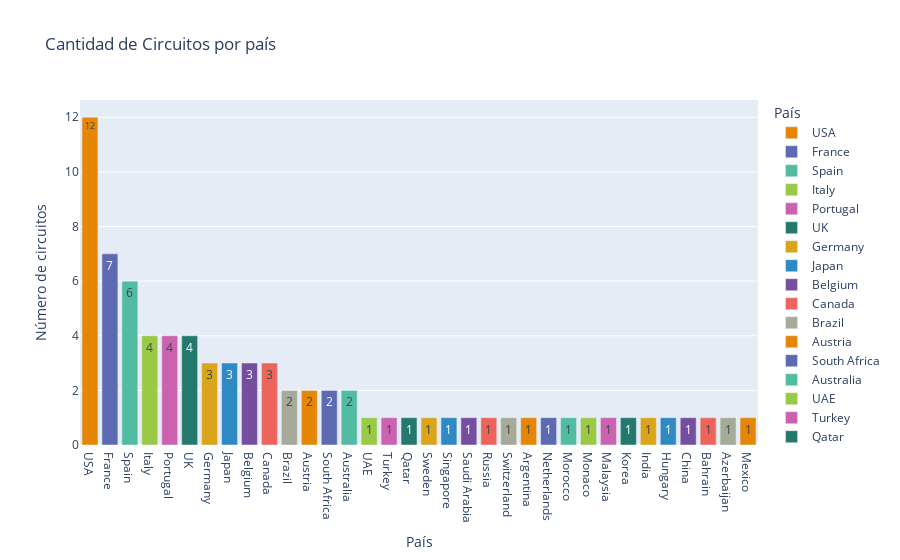

Here is the notebook cell this chart was saved with:
### Code cell
fig_1 = px.bar(by_country_sorted, x = 'country', y = 'count',
               title = 'Cantidad de Circuitos por país',
               labels = {'count': 'Número de circuitos', 'country':'País'},
               color = 'country',
               text = 'count',
               text_auto = True,
               color_discrete_sequence=px.colors.qualitative.Vivid)

fig_1.show()

### Figure 1 — Plotly figure (JSON) as saved in the notebook; plotly's stock layout.template omitted (floating-point values rounded to 4 significant figures)
{"data": [{"alignmentgroup": "True", "hovertemplate": "País=%{x}<br>Número de circuitos=%{text}<extra></extra>", "legendgroup": "USA", "marker": {"color": "rgb(229, 134, 6)", "pattern": {"shape": ""}}, "name": "USA", "offsetgroup": "USA", "orientation": "v", "showlegend": true, "text": [12], "textposition": "auto", "texttemplate": "%{y}", "type": "bar", "x": ["USA"], "xaxis": "x", "y": [12], "yaxis": "y"}, {"alignmentgroup": "True", "hovertemplate": "País=%{x}<br>Número de circuitos=%{text}<extra></extra>", "legendgroup": "France", "marker": {"color": "rgb(93, 105, 177)", "pattern": {"shape": ""}}, "name": "France", "offsetgroup": "France", "orientation": "v", "showlegend": true, "text": [7], "textposition": "auto", "texttemplate": "%{y}", "type": "bar", "x": ["France"], "xaxis": "x", "y": [7], "yaxis": "y"}, {"alignmentgroup": "True", "hovertemplate": "País=%{x}<br>Número de circuitos=%{text}<extra></extra>", "legendgroup": "Spain", "marker": {"color": "rgb(82, 188, 163)", "pattern": {"shape": ""}}, "name": "Spain", "offsetgroup": "Spain", "orientation": "v", "showlegend": true, "text": [6], "textposition": "auto", "texttemplate": "%{y}", "type": "bar", "x": ["Spain"], "xaxis": "x", "y": [6], "yaxis": "y"}, {"alignmentgroup": "True", "hovertemplate": "País=%{x}<br>Número de circuitos=%{text}<extra></extra>", "legendgroup": "Italy", "marker": {"color": "rgb(153, 201, 69)", "pattern": {"shape": ""}}, "name": "Italy", "offsetgroup": "Italy", "orientation": "v", "showlegend": true, "text": [4], "textposition": "auto", "texttemplate": "%{y}", "type": "bar", "x": ["Italy"], "xaxis": "x", "y": [4], "yaxis": "y"}, {"alignmentgroup": "True", "hovertemplate": "País=%{x}<br>Número de circuitos=%{text}<extra></extra>", "legendgroup": "Portugal", "marker": {"color": "rgb(204, 97, 176)", "pattern": {"shape": ""}}, "name": "Portugal", "offsetgroup": "Portugal", "orientation": "v", "showlegend": true, "text": [4], "textposition": "auto", "texttemplate": "%{y}", "type": "bar", "x": ["Portugal"], "xaxis": "x", "y": [4], "yaxis": "y"}, {"alignmentgroup": "True", "hovertemplate": "País=%{x}<br>Número de circuitos=%{text}<extra></extra>", "legendgroup": "UK", "marker": {"color": "rgb(36, 121, 108)", "pattern": {"shape": ""}}, "name": "UK", "offsetgroup": "UK", "orientation": "v", "showlegend": true, "text": [4], "textposition": "auto", "texttemplate": "%{y}", "type": "bar", "x": ["UK"], "xaxis": "x", "y": [4], "yaxis": "y"}, {"alignmentgroup": "True", "hovertemplate": "País=%{x}<br>Número de circuitos=%{text}<extra></extra>", "legendgroup": "Germany", "marker": {"color": "rgb(218, 165, 27)", "pattern": {"shape": ""}}, "name": "Germany", "offsetgroup": "Germany", "orientation": "v", "showlegend": true, "text": [3], "textposition": "auto", "texttemplate": "%{y}", "type": "bar", "x": ["Germany"], "xaxis": "x", "y": [3], "yaxis": "y"}, {"alignmentgroup": "True", "hovertemplate": "País=%{x}<br>Número de circuitos=%{text}<extra></extra>", "legendgroup": "Japan", "marker": {"color": "rgb(47, 138, 196)", "pattern": {"shape": ""}}, "name": "Japan", "offsetgroup": "Japan", "orientation": "v", "showlegend": true, "text": [3], "textposition": "auto", "texttemplate": "%{y}", "type": "bar", "x": ["Japan"], "xaxis": "x", "y": [3], "yaxis": "y"}, {"alignmentgroup": "True", "hovertemplate": "País=%{x}<br>Número de circuitos=%{text}<extra></extra>", "legendgroup": "Belgium", "marker": {"color": "rgb(118, 78, 159)", "pattern": {"shape": ""}}, "name": "Belgium", "offsetgroup": "Belgium", "orientation": "v", "showlegend": true, "text": [3], "textposition": "auto", "texttemplate": "%{y}", "type": "bar", "x": ["Belgium"], "xaxis": "x", "y": [3], "yaxis": "y"}, {"alignmentgroup": "True", "hovertemplate": "País=%{x}<br>Número de circuitos=%{text}<extra></extra>", "legendgroup": "Canada", "marker": {"color": "rgb(237, 100, 90)", "pattern": {"shape": ""}}, "name": "Canada", "offsetgroup": "Canada", "orientation": "v", "showlegend": true, "text": [3], "textposition": "auto", "texttemplate": "%{y}", "type": "bar", "x": ["Canada"], "xaxis": "x", "y": [3], "yaxis": "y"}, {"alignmentgroup": "True", "hovertemplate": "País=%{x}<br>Número de circuitos=%{text}<extra></extra>", "legendgroup": "Brazil", "marker": {"color": "rgb(165, 170, 153)", "pattern": {"shape": ""}}, "name": "Brazil", "offsetgroup": "Brazil", "orientation": "v", "showlegend": true, "text": [2], "textposition": "auto", "texttemplate": "%{y}", "type": "bar", "x": ["Brazil"], "xaxis": "x", "y": [2], "yaxis": "y"}, {"alignmentgroup": "True", "hovertemplate": "País=%{x}<br>Número de circuitos=%{text}<extra></extra>", "legendgroup": "Austria", "marker": {"color": "rgb(229, 134, 6)", "pattern": {"shape": ""}}, "name": "Austria", "offsetgroup": "Austria", "orientation": "v", "showlegend": true, "text": [2], "textposition": "auto", "texttemplate": "%{y}", "type": "bar", "x": ["Austria"], "xaxis": "x", "y": [2], "yaxis": "y"}, {"alignmentgroup": "True", "hovertemplate": "País=%{x}<br>Número de circuitos=%{text}<extra></extra>", "legendgroup": "South Africa", "marker": {"color": "rgb(93, 105, 177)", "pattern": {"shape": ""}}, "name": "South Africa", "offsetgroup": "South Africa", "orientation": "v", "showlegend": true, "text": [2], "textposition": "auto", "texttemplate": "%{y}", "type": "bar", "x": ["South Africa"], "xaxis": "x", "y": [2], "yaxis": "y"}, {"alignmentgroup": "True", "hovertemplate": "País=%{x}<br>Número de circuitos=%{text}<extra></extra>", "legendgroup": "Australia", "marker": {"color": "rgb(82, 188, 163)", "pattern": {"shape": ""}}, "name": "Australia", "offsetgroup": "Australia", "orientation": "v", "showlegend": true, "text": [2], "textposition": "auto", "texttemplate": "%{y}", "type": "bar", "x": ["Australia"], "xaxis": "x", "y": [2], "yaxis": "y"}, {"alignmentgroup": "True", "hovertemplate": "País=%{x}<br>Número de circuitos=%{text}<extra></extra>", "legendgroup": "UAE", "marker": {"color": "rgb(153, 201, 69)", "pattern": {"shape": ""}}, "name": "UAE", "offsetgroup": "UAE", "orientation": "v", "showlegend": true, "text": [1], "textposition": "auto", "texttemplate": "%{y}", "type": "bar", "x": ["UAE"], "xaxis": "x", "y": [1], "yaxis": "y"}, {"alignmentgroup": "True", "hovertemplate": "País=%{x}<br>Número de circuitos=%{text}<extra></extra>", "legendgroup": "Turkey", "marker": {"color": "rgb(204, 97, 176)", "pattern": {"shape": ""}}, "name": "Turkey", "offsetgroup": "Turkey", "orientation": "v", "showlegend": true, "text": [1], "textposition": "auto", "texttemplate": "%{y}", "type": "bar", "x": ["Turkey"], "xaxis": "x", "y": [1], "yaxis": "y"}, {"alignmentgroup": "True", "hovertemplate": "País=%{x}<br>Número de circuitos=%{text}<extra></extra>", "legendgroup": "Qatar", "marker": {"color": "rgb(36, 121, 108)", "pattern": {"shape": ""}}, "name": "Qatar", "offsetgroup": "Qatar", "orientation": "v", "showlegend": true, "text": [1], "textposition": "auto", "texttemplate": "%{y}", "type": "bar", "x": ["Qatar"], "xaxis": "x", "y": [1], "yaxis": "y"}, {"alignmentgroup": "True", "hovertemplate": "País=%{x}<br>Número de circuitos=%{text}<extra></extra>", "legendgroup": "Sweden", "marker": {"color": "rgb(218, 165, 27)", "pattern": {"shape": ""}}, "name": "Sweden", "offsetgroup": "Sweden", "orientation": "v", "showlegend": true, "text": [1], "textposition": "auto", "texttemplate": "%{y}", "type": "bar", "x": ["Sweden"], "xaxis": "x", "y": [1], "yaxis": "y"}, {"alignmentgroup": "True", "hovertemplate": "País=%{x}<br>Número de circuitos=%{text}<extra></extra>", "legendgroup": "Singapore", "marker": {"color": "rgb(47, 138, 196)", "pattern": {"shape": ""}}, "name": "Singapore", "offsetgroup": "Singapore", "orientation": "v", "showlegend": true, "text": [1], "textposition": "auto", "texttemplate": "%{y}", "type": "bar", "x": ["Singapore"], "xaxis": "x", "y": [1], "yaxis": "y"}, {"alignmentgroup": "True", "hovertemplate": "País=%{x}<br>Número de circuitos=%{text}<extra></extra>", "legendgroup": "Saudi Arabia", "marker": {"color": "rgb(118, 78, 159)", "pattern": {"shape": ""}}, "name": "Saudi Arabia", "offsetgroup": "Saudi Arabia", "orientation": "v", "showlegend": true, "text": [1], "textposition": "auto", "texttemplate": "%{y}", "type": "bar", "x": ["Saudi Arabia"], "xaxis": "x", "y": [1], "yaxis": "y"}, {"alignmentgroup": "True", "hovertemplate": "País=%{x}<br>Número de circuitos=%{text}<extra></extra>", "legendgroup": "Russia", "marker": {"color": "rgb(237, 100, 90)", "pattern": {"shape": ""}}, "name": "Russia", "offsetgroup": "Russia", "orientation": "v", "showlegend": true, "text": [1], "textposition": "auto", "texttemplate": "%{y}", "type": "bar", "x": ["Russia"], "xaxis": "x", "y": [1], "yaxis": "y"}, {"alignmentgroup": "True", "hovertemplate": "País=%{x}<br>Número de circuitos=%{text}<extra></extra>", "legendgroup": "Switzerland", "marker": {"color": "rgb(165, 170, 153)", "pattern": {"shape": ""}}, "name": "Switzerland", "offsetgroup": "Switzerland", "orientation": "v", "showlegend": true, "text": [1], "textposition": "auto", "texttemplate": "%{y}", "type": "bar", "x": ["Switzerland"], "xaxis": "x", "y": [1], "yaxis": "y"}, {"alignmentgroup": "True", "hovertemplate": "País=%{x}<br>Número de circuitos=%{text}<extra></extra>", "legendgroup": "Argentina", "marker": {"color": "rgb(229, 134, 6)", "pattern": {"shape": ""}}, "name": "Argentina", "offsetgroup": "Argentina", "orientation": "v", "showlegend": true, "text": [1], "textposition": "auto", "texttemplate": "%{y}", "type": "bar", "x": ["Argentina"], "xaxis": "x", "y": [1], "yaxis": "y"}, {"alignmentgroup": "True", "hovertemplate": "País=%{x}<br>Número de circuitos=%{text}<extra></extra>", "legendgroup": "Netherlands", "marker": {"color": "rgb(93, 105, 177)", "pattern": {"shape": ""}}, "name": "Netherlands", "offsetgroup": "Netherlands", "orientation": "v", "showlegend": true, "text": [1], "textposition": "auto", "texttemplate": "%{y}", "type": "bar", "x": ["Netherlands"], "xaxis": "x", "y": [1], "yaxis": "y"}, {"alignmentgroup": "True", "hovertemplate": "País=%{x}<br>Número de circuitos=%{text}<extra></extra>", "legendgroup": "Morocco", "marker": {"color": "rgb(82, 188, 163)", "pattern": {"shape": ""}}, "name": "Morocco", "offsetgroup": "Morocco", "orientation": "v", "showlegend": true, "text": [1], "textposition": "auto", "texttemplate": "%{y}", "type": "bar", "x": ["Morocco"], "xaxis": "x", "y": [1], "yaxis": "y"}, {"alignmentgroup": "True", "hovertemplate": "País=%{x}<br>Número de circuitos=%{text}<extra></extra>", "legendgroup": "Monaco", "marker": {"color": "rgb(153, 201, 69)", "pattern": {"shape": ""}}, "name": "Monaco", "offsetgroup": "Monaco", "orientation": "v", "showlegend": true, "text": [1], "textposition": "auto", "texttemplate": "%{y}", "type": "bar", "x": ["Monaco"], "xaxis": "x", "y": [1], "yaxis": "y"}, {"alignmentgroup": "True", "hovertemplate": "País=%{x}<br>Número de circuitos=%{text}<extra></extra>", "legendgroup": "Malaysia", "marker": {"color": "rgb(204, 97, 176)", "pattern": {"shape": ""}}, "name": "Malaysia", "offsetgroup": "Malaysia", "orientation": "v", "showlegend": true, "text": [1], "textposition": "auto", "texttemplate": "%{y}", "type": "bar", "x": ["Malaysia"], "xaxis": "x", "y": [1], "yaxis": "y"}, {"alignmentgroup": "True", "hovertemplate": "País=%{x}<br>Número de circuitos=%{text}<extra></extra>", "legendgroup": "Korea", "marker": {"color": "rgb(36, 121, 108)", "pattern": {"shape": ""}}, "name": "Korea", "offsetgroup": "Korea", "orientation": "v", "showlegend": true, "text": [1], "textposition": "auto", "texttemplate": "%{y}", "type": "bar", "x": ["Korea"], "xaxis": "x", "y": [1], "yaxis": "y"}, {"alignmentgroup": "True", "hovertemplate": "País=%{x}<br>Número de circuitos=%{text}<extra></extra>", "legendgroup": "India", "marker": {"color": "rgb(218, 165, 27)", "pattern": {"shape": ""}}, "name": "India", "offsetgroup": "India", "orientation": "v", "showlegend": true, "text": [1], "textposition": "auto", "texttemplate": "%{y}", "type": "bar", "x": ["India"], "xaxis": "x", "y": [1], "yaxis": "y"}, {"alignmentgroup": "True", "hovertemplate": "País=%{x}<br>Número de circuitos=%{text}<extra></extra>", "legendgroup": "Hungary", "marker": {"color": "rgb(47, 138, 196)", "pattern": {"shape": ""}}, "name": "Hungary", "offsetgroup": "Hungary", "orientation": "v", "showlegend": true, "text": [1], "textposition": "auto", "texttemplate": "%{y}", "type": "bar", "x": ["Hungary"], "xaxis": "x", "y": [1], "yaxis": "y"}, {"alignmentgroup": "True", "hovertemplate": "País=%{x}<br>Número de circuitos=%{text}<extra></extra>", "legendgroup": "China", "marker": {"color": "rgb(118, 78, 159)", "pattern": {"shape": ""}}, "name": "China", "offsetgroup": "China", "orientation": "v", "showlegend": true, "text": [1], "textposition": "auto", "texttemplate": "%{y}", "type": "bar", "x": ["China"], "xaxis": "x", "y": [1], "yaxis": "y"}, {"alignmentgroup": "True", "hovertemplate": "País=%{x}<br>Número de circuitos=%{text}<extra></extra>", "legendgroup": "Bahrain", "marker": {"color": "rgb(237, 100, 90)", "pattern": {"shape": ""}}, "name": "Bahrain", "offsetgroup": "Bahrain", "orientation": "v", "showlegend": true, "text": [1], "textposition": "auto", "texttemplate": "%{y}", "type": "bar", "x": ["Bahrain"], "xaxis": "x", "y": [1], "yaxis": "y"}, {"alignmentgroup": "True", "hovertemplate": "País=%{x}<br>Número de circuitos=%{text}<extra></extra>", "legendgroup": "Azerbaijan", "marker": {"color": "rgb(165, 170, 153)", "pattern": {"shape": ""}}, "name": "Azerbaijan", "offsetgroup": "Azerbaijan", "orientation": "v", "showlegend": true, "text": [1], "textposition": "auto", "texttemplate": "%{y}", "type": "bar", "x": ["Azerbaijan"], "xaxis": "x", "y": [1], "yaxis": "y"}, {"alignmentgroup": "True", "hovertemplate": "País=%{x}<br>Número de circuitos=%{text}<extra></extra>", "legendgroup": "Mexico", "marker": {"color": "rgb(229, 134, 6)", "pattern": {"shape": ""}}, "name": "Mexico", "offsetgroup": "Mexico", "orientation": "v", "showlegend": true, "text": [1], "textposition": "auto", "texttemplate": "%{y}", "type": "bar", "x": ["Mexico"], "xaxis": "x", "y": [1], "yaxis": "y"}], "layout": {"barmode": "relative", "legend": {"title": {"text": "País"}, "tracegroupgap": 0}, "title": {"text": "Cantidad de Circuitos por país"}, "xaxis": {"anchor": "y", "categoryarray": ["USA", "France", "Spain", "Italy", "Portugal", "UK", "Germany", "Japan", "Belgium", "Canada", "Brazil", "Austria", "South Africa", "Australia", "UAE", "Turkey", "Qatar", "Sweden", "Singapore", "Saudi Arabia", "Russia", "Switzerland", "Argentina", "Netherlands", "Morocco", "Monaco", "Malaysia", "Korea", "India", "Hungary", "China", "Bahrain", "Azerbaijan", "Mexico"], "categoryorder": "array", "domain": [0, 1], "title": {"text": "País"}}, "yaxis": {"anchor": "x", "domain": [0, 1], "title": {"text": "Número de circuitos"}}}}
